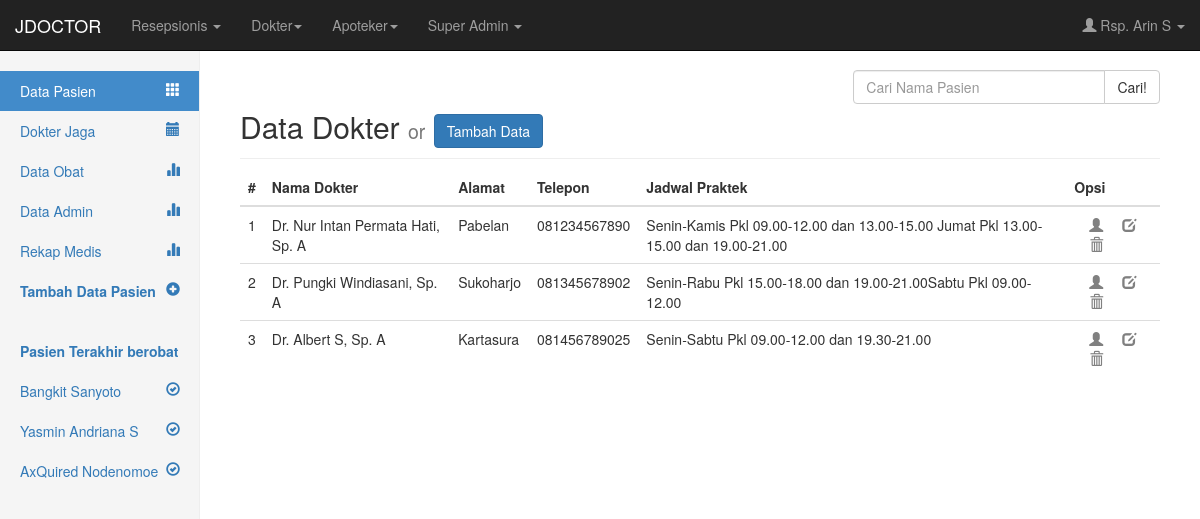
Screenshot of /medis/front.php?ur=tampil_dokter (signed in) with the database file from the repository.
### tables this page shows
CREATE TABLE IF NOT EXISTS `pasien` (
  `id_pasien` int(5) NOT NULL,
  `nama_lengkap` varchar(100) NOT NULL,
  `tempat_lahir` varchar(100) NOT NULL,
  `tanggal_lahir` date NOT NULL,
  `jenis_kelamin` varchar(40) NOT NULL,
  `alamat` text NOT NULL,
  `telepon` varchar(15) NOT NULL,
  `pekerjaan` varchar(100) NOT NULL,
  `nama_kk` varchar(50) NOT NULL,
  `tanggal_daftar` date NOT NULL
);

CREATE TABLE IF NOT EXISTS `dokter` (
  `id_dokter` int(5) NOT NULL,
  `nama_dokter` varchar(50) NOT NULL,
  `tanggal_masuk` date NOT NULL,
  `alamat` text NOT NULL,
  `telepon` varchar(15) NOT NULL,
  `jadwal_praktek` text NOT NULL
);

### medis/conn/db.php (called while the page is built, shortened)
<?php
class db
{
	function __construct()
	{
		$this->conn=mysql_connect(hostname,username,password) or die("gagal koneksi");
	}
	function BuatQuery($query)
	{
		$this->result=mysql_query($query,$this->conn);
		return $this->result;
	}
	function BuatArray()
	{
		$this->row=mysql_fetch_array($this->result);
		return $this->row;
	}
}
?>

### medis/data/tampil_dokter.php (the view)
<h2 class="sub-header">Data Dokter <small>or</small> <a href="?ur=tambah_dokter" class="btn btn-primary">Tambah Data</a></h2>
<div class="table-responsive">
<table class="table table-hover">
  <thead>
	<tr>
	  <th>#</th>
	  <th>Nama Dokter</th>
	  <th>Alamat</th>
	  <th>Telepon</th>
	  <th>Jadwal Praktek</th>
	  <th>Opsi</th>
	</tr>
  </thead>
  <tbody>
	<?php
		$dataDokter = new db;
		$num=1;
		$dataDokter->BuatQuery("SELECT * FROM dokter");
		while($tampil=$dataDokter->BuatArray()){
	?>
	<tr>
		  <td><?php echo $num;?></td>
		  <td><?php echo $tampil[nama_dokter]; ?></td>
		  <td><?php echo $tampil[alamat]; ?></td>
		  <td><?php echo $tampil[telepon]; ?></td>
		  <td><?php echo $tampil[jadwal_praktek]; ?></td>
		  <td>
			<a href="?ur=tampil_dokter_lengkap&id_dokter=<?php echo $tampil[id_dokter]; ?>" class="more" title="Detail"><span class="glyphicon glyphicon-user"></span></a>
			<a href="?ur=ubah_dokter&edID=<?php echo $tampil[id_dokter]; ?>" class="more" title="Ubah"><span class="glyphicon glyphicon-edit"></span></a>
			<a onclick="return confirm('Hapus ?');" href="?ur=hapus_dokter__&delID=<?php echo $tampil[id_dokter]; ?>" class="more" title="Hapus"><span class="glyphicon glyphicon-trash"></span></a>
		  </td>
	</tr>
	<?php
		$num +=1;
		}
	?>
  </tbody>
</table>
</div>

### medis/front.php (shortened to what this page needs)
<?php
	include("conn/db.php");
  if(empty($_SESSION[user]) || empty($_SESSION[passw])){
    header("location: ../login.php");
	} else {
?>
<!DOCTYPE html>
<html lang="en">
<head>
    <link href="../../bs3_dist/css/bootstrap.min.css" rel="stylesheet">
    <link href="dashboard.css" rel="stylesheet">
  </head>
  <body>
	<?php
    include("navbar.php");
	?>
    <div class="container-fluid">
      <div class="row">
        <div class="col-sm-3 col-md-2 sidebar">
          <ul class="nav nav-sidebar">
            <li id="side-overview" class="active"><a href="?ur=tampil_pasien"><i class="pull-right glyphicon glyphicon-th"></i> Data Pasien</a></li>
			<li id="side-dokter"><a href="?ur=tampil_dokter"><i class="pull-right glyphicon glyphicon-calendar"></i>Dokter Jaga</a></li>
			<li id="side-pasien"><a href="?ur=tampil_obat"><i class="pull-right glyphicon glyphicon-stats"></i> Data Obat</a></li>
      <li id="side-admin"><a href="?ur=tampil_admin"><i class="pull-right glyphicon glyphicon-stats"></i> Data Admin</a></li>
      <li id="side-admin"><a href="?ur=tampil_rekap"><i class="pull-right glyphicon glyphicon-stats"></i> Rekap Medis</a></li>
            <li id="side-tambah"><a href="?ur=tambah_pasien"><i class="pull-right glyphicon glyphicon-plus-sign"></i> <strong>Tambah Data Pasien</strong></a></li>
          </ul>
          <ul class="nav nav-sidebar">
            <li><a href="#"><strong>Pasien Terakhir berobat</strong></a></li>
            <?php
              $riwayat = new db;
              $riwayat->BuatQuery("SELECT DISTINCT id_pasien FROM riwayat ORDER BY tanggal_berobat DESC LIMIT 4");
              WHILE($tampil_riwayat=$riwayat->BuatArray()){
                $pasien = new db;
                $pasien->BuatQuery("SELECT * FROM pasien WHERE id_pasien='$tampil_riwayat[id_pasien]'");
                $tampil_pasien = $pasien->BuatArray();
              ?>
                <li><a href="?ur=tampil_pasien_lengkap&id_pasien=<?php echo $tampil_riwayat[id_pasien]; ?>"><span class="pull-right glyphicon glyphicon-ok-circle"></span> <?php echo $tampil_pasien[nama_lengkap]; ?></a></li>
              <?php
                };
              ?>
          </ul>
        </div>
        <div class="col-sm-9 col-sm-offset-3 col-md-10 col-md-offset-2 main">
          <form class="form" method="post" action="?ur=search_result_pasien">
              <div class="input-group col-md-4 pull-right">
                  <input name="cari_pasien" type="text" class="form-control" placeholder="Cari Nama Pasien">
                  <span class="input-group-btn">
                    <button class="btn btn-default" type="submit">Cari!</button>
                  </span>
              </div>
          </form>
          <br>
			<?php
        include ("perijinan.php");
			?>
		</div>
      </div>
    </div>
  </body>
</html>
<?php   };  ?>

### medis/dashboard.css (style rules this page uses)
body { padding:0; padding-top: 50px; background-color:#FFF; margin: 0; }
.sub-header { padding-bottom: 10px; border-bottom: 1px solid #eee; }
.sidebar { display: none; }
a.more { padding-left: 15px; color: grey; font-size: 1em; }
@media (min-width: 768px) { .sidebar { position: fixed; top: 51px; bottom: 0; left: 0; z-index: 1000; display: block; padding: 20px; overflow-x: hidden; overflow-y: auto; background-color: #f5f5f5; border-right: 1px solid #eee; } }
.nav-sidebar { margin-right: -21px; margin-bottom: 20px; margin-left: -20px; }
.nav-sidebar > li > a { padding-right: 20px; padding-left: 20px; }
.nav-sidebar > .active > a { color: #fff; background-color: #428bca; }
.main { padding: 20px; }
@media (min-width: 768px) { .main { padding-right: 40px; padding-left: 40px; } }

### rows the page displays
pasien: nama_lengkap "Bangkit Sanyoto"
pasien: nama_lengkap "Yasmin Andriana S"
pasien: nama_lengkap "AxQuired Nodenomoe"
dokter: nama_dokter "Dr. Nur Intan Permata Hati, Sp. A", alamat "Pabelan", telepon "081234567890", jadwal_praktek "Senin-Kamis Pkl 09.00-12.00 dan 13.00-15.00 Jumat Pkl 13.00-15.00 dan 19.00-21.00"
dokter: nama_dokter "Dr. Pungki Windiasani, Sp. A", alamat "Sukoharjo", telepon "081345678902", jadwal_praktek "Senin-Rabu Pkl 15.00-18.00 dan 19.00-21.00Sabtu Pkl 09.00-12.00"
dokter: nama_dokter "Dr. Albert S, Sp. A", alamat "Kartasura", telepon "081456789025", jadwal_praktek "Senin-Sabtu Pkl 09.00-12.00 dan 19.30-21.00"

### other values shown
$_SESSION[nama] "Rsp. Arin S"
